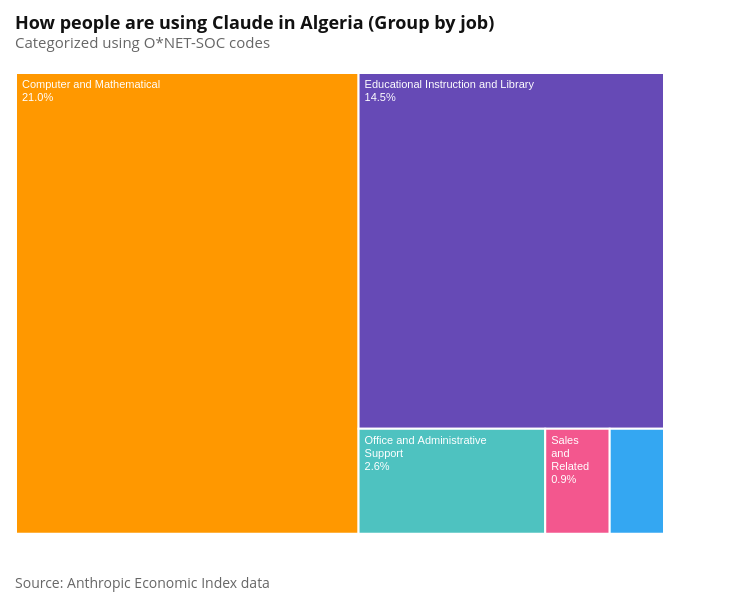

Notebook source saved alongside this figure:
### Code cell
soc_treemap = make_treemap(
    soc_df,
    label_col="soc_name",
    value_col="pct",
    title=f"How people are using Claude in {COUNTRY_NAME} (Group by job)",
    subtitle="Categorized using O*NET-SOC codes",
)

attaviz.add_caption(
    soc_treemap,
    "Source: Anthropic Economic Index data",
)

### Figure 1 — Vega-Lite specification as saved in the notebook (floating-point values rounded to 4 significant figures)
{"config": {"background": "white", "padding": 15, "mark": {"tooltip": true}, "point": {"filled": true, "size": 60, "stroke": "white", "strokeWidth": 1}, "circle": {"filled": true, "stroke": "white", "strokeWidth": 1}, "square": {"filled": true, "stroke": "white", "strokeWidth": 1}, "line": {"strokeWidth": 4, "strokeCap": "round", "strokeJoin": "round"}, "bar": {"cornerRadiusEnd": 0}, "area": {"opacity": 0.7}, "arc": {"stroke": "white", "strokeWidth": 1}, "rect": {"stroke": "#8A969F", "strokeWidth": 0.5}, "geoshape": {"stroke": "#666666", "strokeWidth": 0.3, "strokeJoin": "round", "strokeCap": "round"}, "title": {"font": "Open Sans, sans-serif", "fontSize": 18, "fontWeight": 700, "lineHeight": 22, "color": "#111111", "anchor": "start", "offset": 21, "subtitleFont": "Open Sans, sans-serif", "subtitleFontSize": 15, "subtitleFontWeight": 400, "subtitleLineHeight": 18, "subtitleColor": "#666666", "subtitlePadding": 3}, "axis": {"domain": false, "grid": true, "gridColor": "#CED4DE", "gridDash": [4, 2], "gridWidth": 1, "labelFont": "Open Sans, sans-serif", "labelFontSize": 13, "labelFontWeight": 400, "labelColor": "#666666", "labelPadding": 3, "tickColor": "#CED4DE", "tickSize": 5, "tickCount": 5, "titleFont": "Open Sans, sans-serif", "titleFontSize": 13, "titleFontWeight": 600, "titleColor": "#111111", "titlePadding": 9}, "axisX": {"grid": false, "tickSize": 0, "labelAngle": 0}, "axisY": {"domain": false, "ticks": false, "gridColor": "#CED4DE", "gridDash": [4, 2], "gridWidth": 1}, "axisQuantitative": {"tickCount": 5}, "axisBand": {"labelPadding": 6, "tickSize": 0}, "axisTemporal": {"grid": false}, "legend": {"labelFont": "Open Sans, sans-serif", "labelFontSize": 13, "labelFontWeight": 600, "labelColor": "#111111", "titleFont": "Open Sans, sans-serif", "titleFontSize": 13, "titleFontWeight": 600, "titleColor": "#111111", "titlePadding": 3, "symbolSize": 196, "symbolStrokeWidth": 0, "padding": 15, "offset": 21, "columnPadding": 21, "orient": "bottom", "labelLimit": 200, "titleLimit": 200}, "view": {"stroke": null, "continuousWidth": 600, "continuousHeight": 400}, "range": {"category": ["#34A7F2", "#FF9800", "#664AB6", "#4EC2C0", "#F3578E", "#081079", "#0C7C68", "#AA0000", "#DDDA21"], "diverging": ["#920000", "#BD6126", "#E3A763", "#EFEFEF", "#80BDE7", "#3587C3", "#025288"], "heatmap": ["#E3F6FD", "#75CCEC", "#089BD4", "#0169A1", "#023B6F"], "ordinal": ["#E3F6FD", "#75CCEC", "#089BD4", "#0169A1", "#023B6F"], "ramp": ["#E3F6FD", "#75CCEC", "#089BD4", "#0169A1", "#023B6F"]}, "scale": {"bandPaddingInner": 0.2, "bandPaddingOuter": 0.1, "pointPadding": 0.5}, "header": {"labelFont": "Open Sans, sans-serif", "labelFontSize": 13, "labelFontWeight": 600, "labelColor": "#111111", "titleFont": "Open Sans, sans-serif", "titleFontSize": 15, "titleFontWeight": 600, "titleColor": "#111111"}, "concat": {"spacing": 18}, "facet": {"spacing": 18}, "selection": {"point": {"on": "click", "clear": "dblclick"}, "interval": {"mark": {"fill": "#0071BC", "fillOpacity": 0.15, "stroke": "#0071BC", "strokeWidth": 1}}}}, "vconcat": [{"layer": [{"mark": {"type": "rect", "stroke": "white", "strokeWidth": 2}, "encoding": {"color": {"field": "soc_name", "legend": null, "type": "nominal"}, "tooltip": [{"field": "soc_name", "title": "Group", "type": "nominal"}, {"field": "pct", "format": ".2f", "title": "% of conversations", "type": "quantitative"}], "x": {"axis": null, "field": "x", "scale": {"domain": [0, 720]}, "type": "quantitative"}, "x2": {"field": "x2"}, "y": {"axis": null, "field": "y", "scale": {"domain": [0, 480], "reverse": true}, "type": "quantitative"}, "y2": {"field": "y2"}}}, {"mark": {"type": "text", "align": "left", "baseline": "top", "color": "white", "dx": 6, "dy": 6, "fontSize": 11, "lineBreak": "\n"}, "encoding": {"text": {"field": "label", "type": "nominal"}, "x": {"field": "x", "type": "quantitative"}, "x2": {"field": "x2"}, "y": {"field": "y", "type": "quantitative"}, "y2": {"field": "y2"}}, "transform": [{"filter": "datum.label != null"}]}], "height": 480, "title": {"text": "How people are using Claude in Algeria (Group by job)", "subtitle": "Categorized using O*NET-SOC codes"}, "width": 720}], "data": {"name": "data-ef9c0ae9d1107e9a5aec577c422c9386"}, "title": {"text": "Source: Anthropic Economic Index data", "anchor": "start", "color": "#666666", "font": "Open Sans, sans-serif", "fontSize": 14, "fontWeight": 400, "lineHeight": 21, "offset": 24, "orient": "bottom"}, "$schema": "https://vega.github.io/schema/vega-lite/v6.4.1.json", "datasets": {"data-ef9c0ae9d1107e9a5aec577c422c9386": [{"pct": 21.03, "soc_name": "Computer and Mathematical", "x": 0.0, "y": 0.0, "dx": 380.6, "dy": 480.0, "x2": 380.6, "y2": 480.0, "label": "Computer and Mathematical\n21.0%"}, {"pct": 14.48, "soc_name": "Educational Instruction and Library", "x": 380.6, "y": 0.0, "dx": 339.4, "dy": 370.6, "x2": 720.0, "y2": 370.6, "label": "Educational Instruction and Library\n14.5%"}, {"pct": 2.61, "soc_name": "Office and Administrative Support", "x": 380.6, "y": 370.6, "dx": 207.4, "dy": 109.4, "x2": 588.0, "y2": 480.0, "label": "Office and Administrative\nSupport\n2.6%"}, {"pct": 0.9018, "soc_name": "Sales and Related", "x": 588.0, "y": 370.6, "dx": 71.65, "dy": 109.4, "x2": 659.7, "y2": 480.0, "label": "Sales\nand\nRelated\n0.9%"}, {"pct": 0.7594, "soc_name": "Arts, Design, Entertainment, Sports, and Media", "x": 659.7, "y": 370.6, "dx": 60.33, "dy": 109.4, "x2": 720.0, "y2": 480.0, "label": null}]}}
